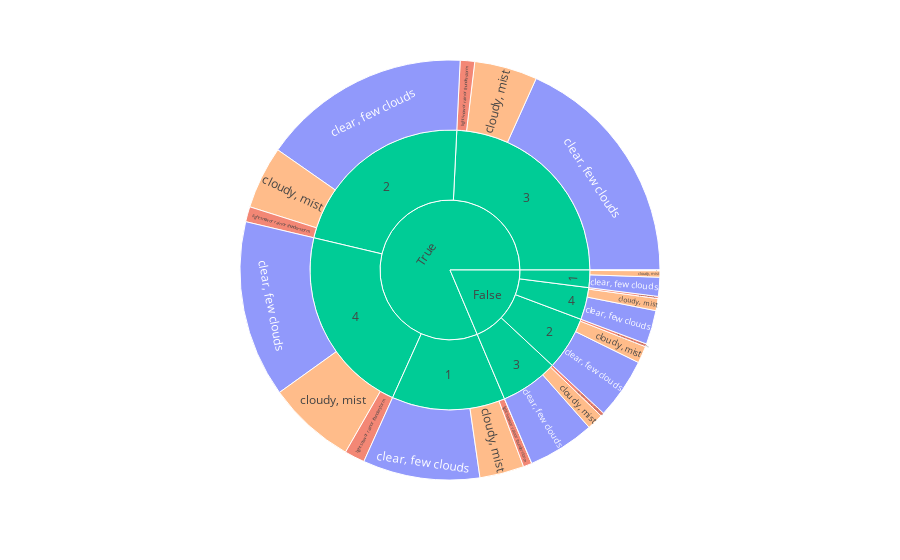

The notebook cell this image was saved under:
### Code cell
fig

### Figure 1 — Plotly figure (JSON) as saved in the notebook; plotly's stock layout.template omitted (floating-point values rounded to 4 significant figures)
{"data": [{"branchvalues": "total", "customdata": [["clear, few clouds"], ["light snow or rain or thunderstorm"], ["light snow or rain or thunderstorm"], ["light snow or rain or thunderstorm"], ["light snow or rain or thunderstorm"], ["light snow or rain or thunderstorm"], ["light snow or rain or thunderstorm"], ["light snow or rain or thunderstorm"], ["(?)"], ["(?)"], ["(?)"], ["(?)"], ["(?)"], ["(?)"], ["(?)"], ["(?)"], ["light snow or rain or thunderstorm"], ["heacy rain or thunderstorm or snow or ice pallets"], ["heacy rain or thunderstorm or snow or ice pallets"], ["clear, few clouds"], ["clear, few clouds"], ["clear, few clouds"], ["clear, few clouds"], ["clear, few clouds"], ["clear, few clouds"], ["clear, few clouds"], ["cloudy, mist"], ["cloudy, mist"], ["cloudy, mist"], ["cloudy, mist"], ["cloudy, mist"], ["cloudy, mist"], ["cloudy, mist"], ["cloudy, mist"], ["(?)"], ["(?)"]], "domain": {"x": [0, 1], "y": [0, 1]}, "hovertemplate": "labels=%{label}<br>reg_customer=%{value}<br>parent=%{parent}<br>id=%{id}<br>weather=%{customdata[0]}<extra></extra>", "ids": ["False/1/clear, few clouds", "False/2/light snow or rain or thunderstorm", "True/2/light snow or rain or thunderstorm", "False/3/light snow or rain or thunderstorm", "True/3/light snow or rain or thunderstorm", "False/4/light snow or rain or thunderstorm", "True/4/light snow or rain or thunderstorm", "True/1/light snow or rain or thunderstorm", "False/1", "False/2", "True/2", "False/3", "True/3", "False/4", "True/4", "True/1", "False/1/light snow or rain or thunderstorm", "True/1/heacy rain or thunderstorm or snow or ice pallets", "False/1/heacy rain or thunderstorm or snow or ice pallets", "True/1/clear, few clouds", "False/2/clear, few clouds", "True/2/clear, few clouds", "False/3/clear, few clouds", "True/3/clear, few clouds", "False/4/clear, few clouds", "True/4/clear, few clouds", "False/1/cloudy, mist", "True/1/cloudy, mist", "False/2/cloudy, mist", "True/2/cloudy, mist", "False/3/cloudy, mist", "True/3/cloudy, mist", "False/4/cloudy, mist", "True/4/cloudy, mist", "False", "True"], "labels": ["clear, few clouds", "light snow or rain or thunderstorm", "light snow or rain or thunderstorm", "light snow or rain or thunderstorm", "light snow or rain or thunderstorm", "light snow or rain or thunderstorm", "light snow or rain or thunderstorm", "light snow or rain or thunderstorm", "1", "2", "2", "3", "3", "4", "4", "1", "light snow or rain or thunderstorm", "heacy rain or thunderstorm or snow or ice pallets", "heacy rain or thunderstorm or snow or ice pallets", "clear, few clouds", "clear, few clouds", "clear, few clouds", "clear, few clouds", "clear, few clouds", "clear, few clouds", "clear, few clouds", "cloudy, mist", "cloudy, mist", "cloudy, mist", "cloudy, mist", "cloudy, mist", "cloudy, mist", "cloudy, mist", "cloudy, mist", "False", "True"], "marker": {"colors": ["#636efa", "#EF553B", "#EF553B", "#EF553B", "#EF553B", "#EF553B", "#EF553B", "#EF553B", "#00cc96", "#00cc96", "#00cc96", "#00cc96", "#00cc96", "#00cc96", "#00cc96", "#00cc96", "#EF553B", "#ab63fa", "#ab63fa", "#636efa", "#636efa", "#636efa", "#636efa", "#636efa", "#636efa", "#636efa", "#FFA15A", "#FFA15A", "#FFA15A", "#FFA15A", "#FFA15A", "#FFA15A", "#FFA15A", "#FFA15A", "#00cc96", "#00cc96"]}, "name": "", "parents": ["False/1", "False/2", "True/2", "False/3", "True/3", "False/4", "True/4", "True/1", "False", "False", "True", "False", "True", "False", "True", "True", "False/1", "True/1", "False/1", "True/1", "False/2", "True/2", "False/3", "True/3", "False/4", "True/4", "False/1", "True/1", "False/2", "True/2", "False/3", "True/3", "False/4", "True/4", "", ""], "type": "sunburst", "values": [54894, 8369, 43838, 10435, 41705, 6218, 58569, 24993, 75568, 233354, 829083, 251127, 909772, 139566, 824987, 491958, 2029, 231, 9, 338414, 175744, 603853, 193511, 686100, 98570, 510980, 18636, 128320, 49241, 181392, 47181, 181967, 34778, 255438, 699615, 3055800]}], "layout": {"legend": {"tracegroupgap": 0}, "margin": {"t": 60}}}
